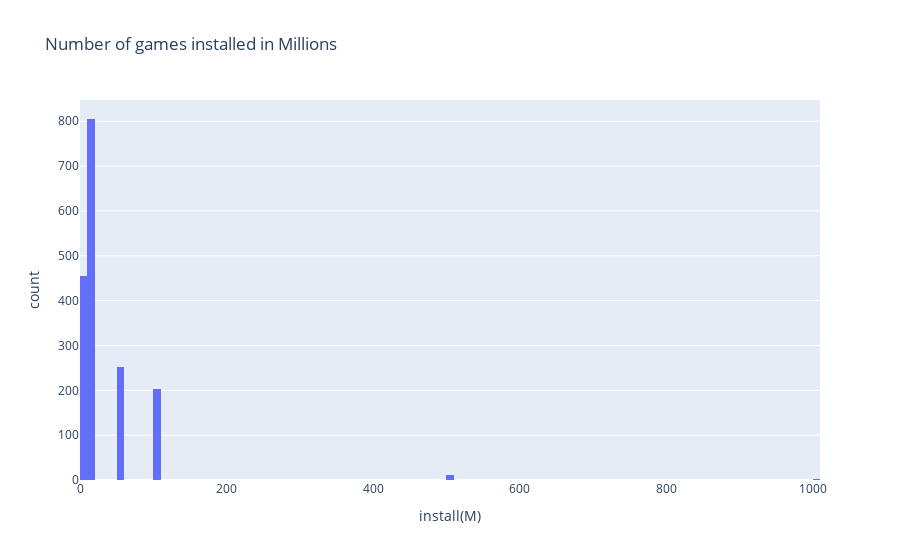
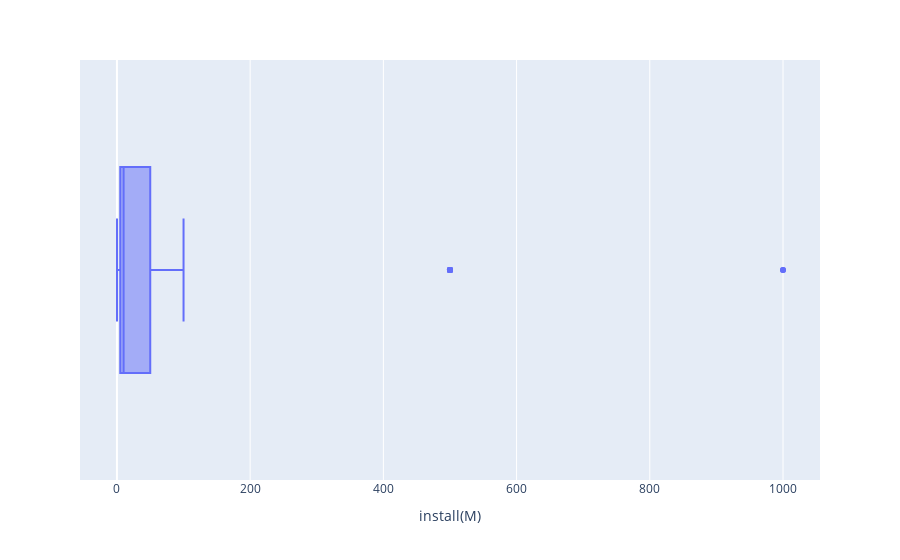

Write notebook code for charts like these, in order.
### Code cell
install_fig.show()
install_out.show()

### Figure 1 — Plotly figure (JSON) as saved in the notebook; plotly's stock layout.template omitted (floating-point values rounded to 4 significant figures; data arrays with more than 128 entries replaced by an {"elided": "..."} marker saying what was removed)
{"data": [{"alignmentgroup": "True", "bingroup": "x", "hovertemplate": "install(M)=%{x}<br>count=%{y}<extra></extra>", "legendgroup": "", "marker": {"color": "#636efa"}, "name": "", "offsetgroup": "", "orientation": "v", "showlegend": false, "type": "histogram", "x": {"elided": "1730 float values"}, "xaxis": "x", "yaxis": "y"}], "layout": {"barmode": "relative", "legend": {"tracegroupgap": 0}, "title": {"text": "Number of games installed in Millions"}, "xaxis": {"anchor": "y", "domain": [0, 1], "title": {"text": "install(M)"}}, "yaxis": {"anchor": "x", "domain": [0, 1], "title": {"text": "count"}}}}

### Figure 2 — Plotly figure (JSON) as saved in the notebook; plotly's stock layout.template omitted (floating-point values rounded to 4 significant figures; data arrays with more than 128 entries replaced by an {"elided": "..."} marker saying what was removed)
{"data": [{"alignmentgroup": "True", "customdata": {"elided": "1730x2 str values"}, "hovertemplate": "install(M)=%{x}<br>title=%{customdata[0]}<br>category=%{customdata[1]}<extra></extra>", "legendgroup": "", "marker": {"color": "#636efa"}, "name": "", "notched": false, "offsetgroup": "", "orientation": "h", "quartilemethod": "inclusive", "showlegend": false, "type": "box", "x": {"elided": "1730 float values"}, "x0": " ", "xaxis": "x", "y0": " ", "yaxis": "y"}], "layout": {"boxmode": "group", "legend": {"tracegroupgap": 0}, "margin": {"t": 60}, "xaxis": {"anchor": "y", "domain": [0, 1], "title": {"text": "install(M)"}}, "yaxis": {"anchor": "x", "domain": [0, 1]}}}
